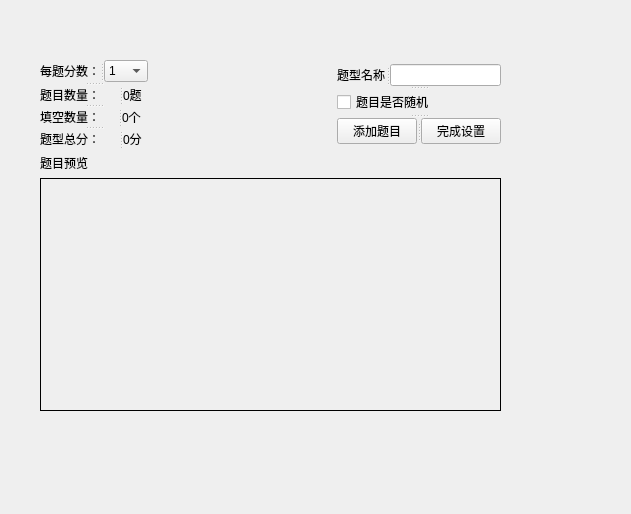
<?xml version="1.0" encoding="UTF-8"?>
<ui version="4.0">
 <class>TypeAddWidget</class>
 <widget class="QWidget" name="TypeAddWidget">
  <property name="geometry">
   <rect>
    <x>0</x>
    <y>0</y>
    <width>631</width>
    <height>514</height>
   </rect>
  </property>
  <property name="windowTitle">
   <string>题型设置</string>
  </property>
  <widget class="QWidget" name="layoutWidget">
   <property name="geometry">
    <rect>
     <x>40</x>
     <y>60</y>
     <width>461</width>
     <height>351</height>
    </rect>
   </property>
   <layout class="QVBoxLayout" name="verticalLayout_main">
    <item>
     <layout class="QHBoxLayout" name="horizontalLayout">
      <item>
       <widget class="QSplitter" name="splitter_8">
        <property name="sizePolicy">
         <sizepolicy hsizetype="Preferred" vsizetype="Fixed">
          <horstretch>0</horstretch>
          <verstretch>0</verstretch>
         </sizepolicy>
        </property>
        <property name="orientation">
         <enum>Qt::Vertical</enum>
        </property>
        <widget class="QSplitter" name="splitter">
         <property name="sizePolicy">
          <sizepolicy hsizetype="Fixed" vsizetype="Preferred">
           <horstretch>0</horstretch>
           <verstretch>0</verstretch>
          </sizepolicy>
         </property>
         <property name="orientation">
          <enum>Qt::Horizontal</enum>
         </property>
         <widget class="QLabel" name="label_3">
          <property name="text">
           <string>每题分数：</string>
          </property>
         </widget>
         <widget class="QComboBox" name="comboBox_perScore">
          <property name="sizePolicy">
           <sizepolicy hsizetype="Expanding" vsizetype="Fixed">
            <horstretch>0</horstretch>
            <verstretch>0</verstretch>
           </sizepolicy>
          </property>
          <item>
           <property name="text">
            <string>1</string>
           </property>
          </item>
          <item>
           <property name="text">
            <string>2</string>
           </property>
          </item>
          <item>
           <property name="text">
            <string>3</string>
           </property>
          </item>
          <item>
           <property name="text">
            <string>4</string>
           </property>
          </item>
          <item>
           <property name="text">
            <string>5</string>
           </property>
          </item>
          <item>
           <property name="text">
            <string>6</string>
           </property>
          </item>
          <item>
           <property name="text">
            <string>7</string>
           </property>
          </item>
          <item>
           <property name="text">
            <string>8</string>
           </property>
          </item>
          <item>
           <property name="text">
            <string>9</string>
           </property>
          </item>
          <item>
           <property name="text">
            <string>10</string>
           </property>
          </item>
         </widget>
        </widget>
        <widget class="QSplitter" name="splitter_2">
         <property name="sizePolicy">
          <sizepolicy hsizetype="Fixed" vsizetype="Preferred">
           <horstretch>0</horstretch>
           <verstretch>0</verstretch>
          </sizepolicy>
         </property>
         <property name="orientation">
          <enum>Qt::Horizontal</enum>
         </property>
         <widget class="QLabel" name="label_4">
          <property name="sizePolicy">
           <sizepolicy hsizetype="Fixed" vsizetype="Preferred">
            <horstretch>0</horstretch>
            <verstretch>0</verstretch>
           </sizepolicy>
          </property>
          <property name="text">
           <string>题目数量：</string>
          </property>
         </widget>
         <widget class="QLabel" name="label_questionNum">
          <property name="text">
           <string>0题</string>
          </property>
         </widget>
        </widget>
        <widget class="QSplitter" name="splitter_blankNum">
         <property name="sizePolicy">
          <sizepolicy hsizetype="Fixed" vsizetype="Preferred">
           <horstretch>0</horstretch>
           <verstretch>0</verstretch>
          </sizepolicy>
         </property>
         <property name="orientation">
          <enum>Qt::Horizontal</enum>
         </property>
         <widget class="QLabel" name="label_5">
          <property name="sizePolicy">
           <sizepolicy hsizetype="Fixed" vsizetype="Preferred">
            <horstretch>0</horstretch>
            <verstretch>0</verstretch>
           </sizepolicy>
          </property>
          <property name="text">
           <string>填空数量：</string>
          </property>
         </widget>
         <widget class="QLabel" name="label_blankNum">
          <property name="text">
           <string>0个</string>
          </property>
         </widget>
        </widget>
        <widget class="QSplitter" name="splitter_3">
         <property name="sizePolicy">
          <sizepolicy hsizetype="Fixed" vsizetype="Preferred">
           <horstretch>0</horstretch>
           <verstretch>0</verstretch>
          </sizepolicy>
         </property>
         <property name="orientation">
          <enum>Qt::Horizontal</enum>
         </property>
         <widget class="QLabel" name="label_2">
          <property name="sizePolicy">
           <sizepolicy hsizetype="Fixed" vsizetype="Preferred">
            <horstretch>0</horstretch>
            <verstretch>0</verstretch>
           </sizepolicy>
          </property>
          <property name="text">
           <string>题型总分：</string>
          </property>
         </widget>
         <widget class="QLabel" name="label_typeScore">
          <property name="text">
           <string>0分</string>
          </property>
         </widget>
        </widget>
       </widget>
      </item>
      <item>
       <spacer name="horizontalSpacer">
        <property name="orientation">
         <enum>Qt::Horizontal</enum>
        </property>
        <property name="sizeHint" stdset="0">
         <size>
          <width>40</width>
          <height>20</height>
         </size>
        </property>
       </spacer>
      </item>
      <item>
       <widget class="QSplitter" name="splitter_5">
        <property name="sizePolicy">
         <sizepolicy hsizetype="Preferred" vsizetype="Fixed">
          <horstretch>0</horstretch>
          <verstretch>0</verstretch>
         </sizepolicy>
        </property>
        <property name="orientation">
         <enum>Qt::Vertical</enum>
        </property>
        <widget class="QSplitter" name="splitter_6">
         <property name="sizePolicy">
          <sizepolicy hsizetype="Fixed" vsizetype="Preferred">
           <horstretch>0</horstretch>
           <verstretch>0</verstretch>
          </sizepolicy>
         </property>
         <property name="orientation">
          <enum>Qt::Horizontal</enum>
         </property>
         <widget class="QLabel" name="label">
          <property name="text">
           <string>题型名称</string>
          </property>
         </widget>
         <widget class="QLineEdit" name="lineEdit_typeName"/>
        </widget>
        <widget class="QCheckBox" name="checkBox_randomItem">
         <property name="text">
          <string>题目是否随机</string>
         </property>
         <property name="checked">
          <bool>false</bool>
         </property>
        </widget>
        <widget class="QSplitter" name="splitter_4">
         <property name="sizePolicy">
          <sizepolicy hsizetype="Fixed" vsizetype="Preferred">
           <horstretch>0</horstretch>
           <verstretch>0</verstretch>
          </sizepolicy>
         </property>
         <property name="orientation">
          <enum>Qt::Horizontal</enum>
         </property>
         <widget class="QPushButton" name="pushButton_addType">
          <property name="text">
           <string>添加题目</string>
          </property>
         </widget>
         <widget class="QPushButton" name="pushButton_done">
          <property name="text">
           <string>完成设置</string>
          </property>
         </widget>
        </widget>
       </widget>
      </item>
     </layout>
    </item>
    <item>
     <layout class="QVBoxLayout" name="verticalLayout">
      <item>
       <widget class="QLabel" name="label_6">
        <property name="sizePolicy">
         <sizepolicy hsizetype="Fixed" vsizetype="Fixed">
          <horstretch>0</horstretch>
          <verstretch>0</verstretch>
         </sizepolicy>
        </property>
        <property name="layoutDirection">
         <enum>Qt::LeftToRight</enum>
        </property>
        <property name="text">
         <string>题目预览</string>
        </property>
        <property name="alignment">
         <set>Qt::AlignCenter</set>
        </property>
       </widget>
      </item>
      <item>
       <widget class="QLabel" name="label_previewPaper">
        <property name="sizePolicy">
         <sizepolicy hsizetype="Expanding" vsizetype="Expanding">
          <horstretch>0</horstretch>
          <verstretch>0</verstretch>
         </sizepolicy>
        </property>
        <property name="frameShape">
         <enum>QFrame::Box</enum>
        </property>
        <property name="text">
         <string/>
        </property>
       </widget>
      </item>
     </layout>
    </item>
   </layout>
  </widget>
 </widget>
 <resources/>
 <connections/>
</ui>
